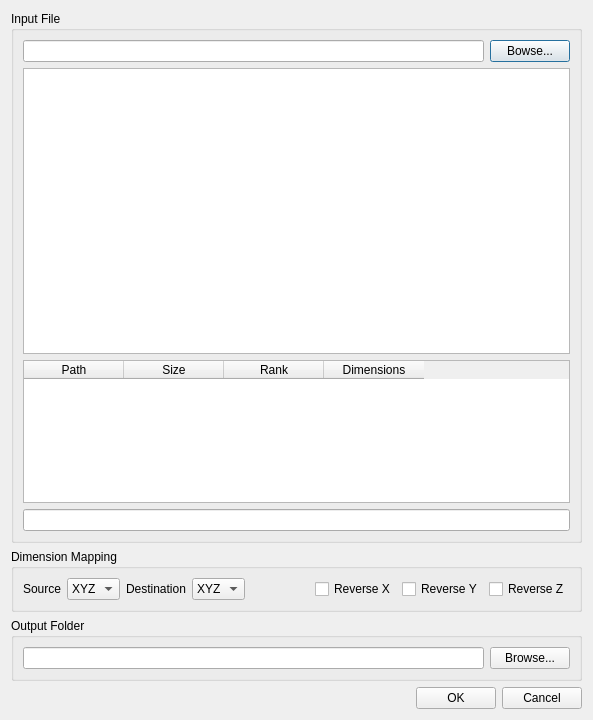
<?xml version="1.0" encoding="UTF-8"?>
<ui version="4.0">
 <class>HDF5ReaderDialog</class>
 <widget class="QDialog" name="HDF5ReaderDialog">
  <property name="geometry">
   <rect>
    <x>0</x>
    <y>0</y>
    <width>593</width>
    <height>720</height>
   </rect>
  </property>
  <property name="windowTitle">
   <string>Dialog</string>
  </property>
  <layout class="QGridLayout" name="gridLayout_4">
   <item row="0" column="0" colspan="3">
    <widget class="QGroupBox" name="groupBox">
     <property name="title">
      <string>Input File</string>
     </property>
     <layout class="QGridLayout" name="gridLayout">
      <item row="1" column="0" colspan="2">
       <widget class="QPlainTextEdit" name="plainTextEditInformation">
        <property name="sizePolicy">
         <sizepolicy hsizetype="Expanding" vsizetype="Expanding">
          <horstretch>0</horstretch>
          <verstretch>2</verstretch>
         </sizepolicy>
        </property>
        <property name="readOnly">
         <bool>true</bool>
        </property>
       </widget>
      </item>
      <item row="0" column="1">
       <widget class="QPushButton" name="pushButtonInputFile">
        <property name="text">
         <string>Bowse...</string>
        </property>
       </widget>
      </item>
      <item row="3" column="0" colspan="2">
       <widget class="QLineEdit" name="lineEditHDF5InternalPath">
        <property name="readOnly">
         <bool>true</bool>
        </property>
       </widget>
      </item>
      <item row="2" column="0" colspan="2">
       <widget class="QTableWidget" name="tableWidgetDataSets">
        <property name="sizePolicy">
         <sizepolicy hsizetype="Expanding" vsizetype="Expanding">
          <horstretch>0</horstretch>
          <verstretch>1</verstretch>
         </sizepolicy>
        </property>
        <property name="editTriggers">
         <set>QAbstractItemView::NoEditTriggers</set>
        </property>
        <property name="alternatingRowColors">
         <bool>true</bool>
        </property>
        <property name="selectionMode">
         <enum>QAbstractItemView::SingleSelection</enum>
        </property>
        <property name="selectionBehavior">
         <enum>QAbstractItemView::SelectRows</enum>
        </property>
        <property name="columnCount">
         <number>4</number>
        </property>
        <attribute name="horizontalHeaderMinimumSectionSize">
         <number>39</number>
        </attribute>
        <attribute name="verticalHeaderShowSortIndicator" stdset="0">
         <bool>false</bool>
        </attribute>
        <column>
         <property name="text">
          <string>Path</string>
         </property>
        </column>
        <column>
         <property name="text">
          <string>Size</string>
         </property>
        </column>
        <column>
         <property name="text">
          <string>Rank</string>
         </property>
        </column>
        <column>
         <property name="text">
          <string>Dimensions</string>
         </property>
        </column>
       </widget>
      </item>
      <item row="0" column="0">
       <widget class="QLineEdit" name="lineEditInputFile"/>
      </item>
     </layout>
    </widget>
   </item>
   <item row="1" column="0" colspan="3">
    <widget class="QGroupBox" name="groupBox_2">
     <property name="title">
      <string>Dimension Mapping</string>
     </property>
     <layout class="QGridLayout" name="gridLayout_2">
      <item row="0" column="2">
       <widget class="QLabel" name="label_2">
        <property name="text">
         <string>Destination</string>
        </property>
       </widget>
      </item>
      <item row="0" column="3">
       <widget class="QComboBox" name="comboBoxDestinationXYZ">
        <item>
         <property name="text">
          <string>XYZ</string>
         </property>
        </item>
        <item>
         <property name="text">
          <string>XZY</string>
         </property>
        </item>
        <item>
         <property name="text">
          <string>YXZ</string>
         </property>
        </item>
        <item>
         <property name="text">
          <string>YZX</string>
         </property>
        </item>
        <item>
         <property name="text">
          <string>ZXY</string>
         </property>
        </item>
        <item>
         <property name="text">
          <string>ZYX</string>
         </property>
        </item>
       </widget>
      </item>
      <item row="0" column="0">
       <widget class="QLabel" name="label">
        <property name="text">
         <string>Source</string>
        </property>
       </widget>
      </item>
      <item row="0" column="1">
       <widget class="QComboBox" name="comboBoxSourceXYZ">
        <item>
         <property name="text">
          <string>XYZ</string>
         </property>
        </item>
        <item>
         <property name="text">
          <string>XZY</string>
         </property>
        </item>
        <item>
         <property name="text">
          <string>YXZ</string>
         </property>
        </item>
        <item>
         <property name="text">
          <string>YZX</string>
         </property>
        </item>
        <item>
         <property name="text">
          <string>ZXY</string>
         </property>
        </item>
        <item>
         <property name="text">
          <string>ZYX</string>
         </property>
        </item>
       </widget>
      </item>
      <item row="0" column="5">
       <widget class="QCheckBox" name="checkBoxReverseX">
        <property name="text">
         <string>Reverse X</string>
        </property>
       </widget>
      </item>
      <item row="0" column="7">
       <widget class="QCheckBox" name="checkBoxReverseZ">
        <property name="text">
         <string>Reverse Z</string>
        </property>
       </widget>
      </item>
      <item row="0" column="6">
       <widget class="QCheckBox" name="checkBoxReverseY">
        <property name="text">
         <string>Reverse Y</string>
        </property>
       </widget>
      </item>
      <item row="0" column="4">
       <spacer name="horizontalSpacer_2">
        <property name="orientation">
         <enum>Qt::Horizontal</enum>
        </property>
        <property name="sizeHint" stdset="0">
         <size>
          <width>40</width>
          <height>20</height>
         </size>
        </property>
       </spacer>
      </item>
     </layout>
    </widget>
   </item>
   <item row="2" column="0" colspan="3">
    <widget class="QGroupBox" name="groupBox_3">
     <property name="title">
      <string>Output Folder</string>
     </property>
     <layout class="QGridLayout" name="gridLayout_3">
      <item row="0" column="0">
       <widget class="QLineEdit" name="lineEditOutputFolder"/>
      </item>
      <item row="0" column="1">
       <widget class="QPushButton" name="pushButtonOutputFolder">
        <property name="text">
         <string>Browse...</string>
        </property>
       </widget>
      </item>
     </layout>
    </widget>
   </item>
   <item row="3" column="0">
    <spacer name="horizontalSpacer">
     <property name="orientation">
      <enum>Qt::Horizontal</enum>
     </property>
     <property name="sizeHint" stdset="0">
      <size>
       <width>417</width>
       <height>20</height>
      </size>
     </property>
    </spacer>
   </item>
   <item row="3" column="1">
    <widget class="QPushButton" name="pushButtonOK">
     <property name="text">
      <string>OK</string>
     </property>
    </widget>
   </item>
   <item row="3" column="2">
    <widget class="QPushButton" name="pushButtonCancel">
     <property name="text">
      <string>Cancel</string>
     </property>
    </widget>
   </item>
  </layout>
 </widget>
 <resources/>
 <connections/>
</ui>
